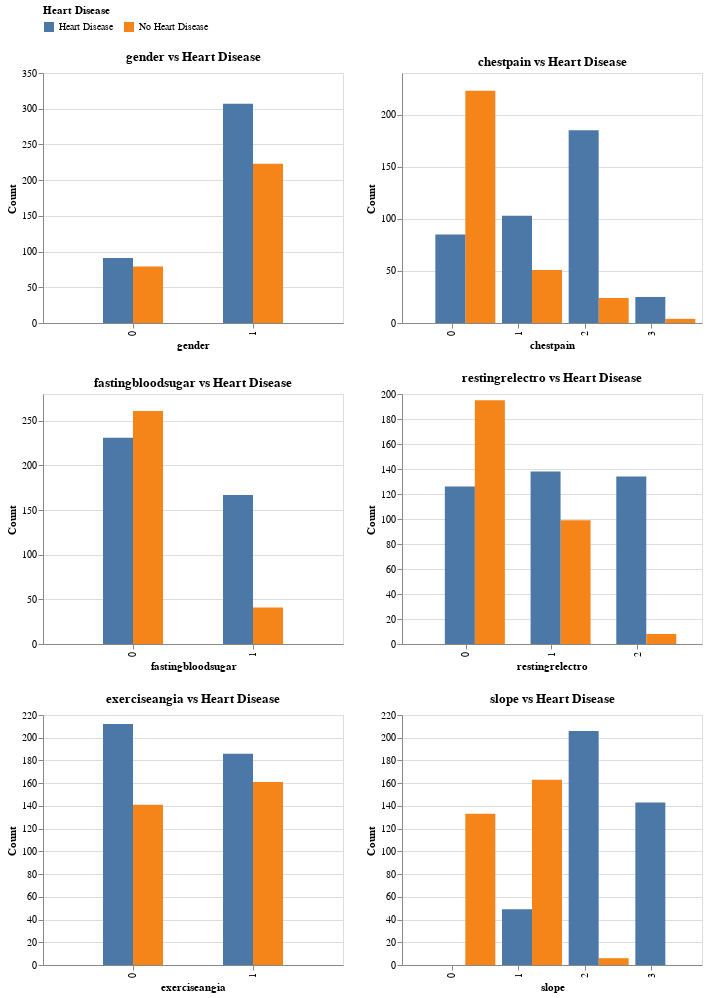

This figure's notebook cell:
### Code cell
# descriptive labels
cat_cols = ['gender','chestpain','fastingbloodsugar','restingrelectro','exerciseangia','slope']
    
train_df['label'] = train_df['target'].map({0: 'No Heart Disease', 1: 'Heart Disease'})

charts = []

# Create grouped bar charts for each categorical feature
for col in cat_cols:
    chart = alt.Chart(train_df).mark_bar(size=30).encode(
        x=alt.X(
            f'{col}:N',
            title=col,
            scale=alt.Scale(paddingInner=0.5, paddingOuter=0.5)
        ),
        xOffset='label:N',           # use descriptive label for grouping
        y=alt.Y('count()', title='Count'),
        color=alt.Color('label:N', title='Heart Disease'),
        tooltip=[alt.Tooltip('count()', title='Count')]
    ).properties(
        title=f'{col} vs Heart Disease',
        width=300,
        height=250
    )
    
    charts.append(chart)

# Arrange 2 charts per row
rows = []
for i in range(0, len(charts), 2):
    row_charts = charts[i:i+2]
    row = alt.hconcat(*row_charts)
    rows.append(row)

# Stack all rows vertically
final_chart = alt.vconcat(*rows).configure_legend(
    orient='top'
)

final_chart

### Figure 1 — Vega-Lite specification as saved in the notebook (floating-point values rounded to 4 significant figures; data arrays with more than 128 entries replaced by an {"elided": "..."} marker saying what was removed)
{"config": {"view": {"continuousWidth": 300, "continuousHeight": 300}, "legend": {"orient": "top"}}, "vconcat": [{"hconcat": [{"mark": {"type": "bar", "size": 30}, "encoding": {"color": {"field": "label", "title": "Heart Disease", "type": "nominal"}, "tooltip": [{"aggregate": "count", "title": "Count", "type": "quantitative"}], "x": {"field": "gender", "scale": {"paddingInner": 0.5, "paddingOuter": 0.5}, "title": "gender", "type": "nominal"}, "xOffset": {"field": "label", "type": "nominal"}, "y": {"aggregate": "count", "title": "Count", "type": "quantitative"}}, "height": 250, "title": "gender vs Heart Disease", "width": 300}, {"mark": {"type": "bar", "size": 30}, "encoding": {"color": {"field": "label", "title": "Heart Disease", "type": "nominal"}, "tooltip": [{"aggregate": "count", "title": "Count", "type": "quantitative"}], "x": {"field": "chestpain", "scale": {"paddingInner": 0.5, "paddingOuter": 0.5}, "title": "chestpain", "type": "nominal"}, "xOffset": {"field": "label", "type": "nominal"}, "y": {"aggregate": "count", "title": "Count", "type": "quantitative"}}, "height": 250, "title": "chestpain vs Heart Disease", "width": 300}]}, {"hconcat": [{"mark": {"type": "bar", "size": 30}, "encoding": {"color": {"field": "label", "title": "Heart Disease", "type": "nominal"}, "tooltip": [{"aggregate": "count", "title": "Count", "type": "quantitative"}], "x": {"field": "fastingbloodsugar", "scale": {"paddingInner": 0.5, "paddingOuter": 0.5}, "title": "fastingbloodsugar", "type": "nominal"}, "xOffset": {"field": "label", "type": "nominal"}, "y": {"aggregate": "count", "title": "Count", "type": "quantitative"}}, "height": 250, "title": "fastingbloodsugar vs Heart Disease", "width": 300}, {"mark": {"type": "bar", "size": 30}, "encoding": {"color": {"field": "label", "title": "Heart Disease", "type": "nominal"}, "tooltip": [{"aggregate": "count", "title": "Count", "type": "quantitative"}], "x": {"field": "restingrelectro", "scale": {"paddingInner": 0.5, "paddingOuter": 0.5}, "title": "restingrelectro", "type": "nominal"}, "xOffset": {"field": "label", "type": "nominal"}, "y": {"aggregate": "count", "title": "Count", "type": "quantitative"}}, "height": 250, "title": "restingrelectro vs Heart Disease", "width": 300}]}, {"hconcat": [{"mark": {"type": "bar", "size": 30}, "encoding": {"color": {"field": "label", "title": "Heart Disease", "type": "nominal"}, "tooltip": [{"aggregate": "count", "title": "Count", "type": "quantitative"}], "x": {"field": "exerciseangia", "scale": {"paddingInner": 0.5, "paddingOuter": 0.5}, "title": "exerciseangia", "type": "nominal"}, "xOffset": {"field": "label", "type": "nominal"}, "y": {"aggregate": "count", "title": "Count", "type": "quantitative"}}, "height": 250, "title": "exerciseangia vs Heart Disease", "width": 300}, {"mark": {"type": "bar", "size": 30}, "encoding": {"color": {"field": "label", "title": "Heart Disease", "type": "nominal"}, "tooltip": [{"aggregate": "count", "title": "Count", "type": "quantitative"}], "x": {"field": "slope", "scale": {"paddingInner": 0.5, "paddingOuter": 0.5}, "title": "slope", "type": "nominal"}, "xOffset": {"field": "label", "type": "nominal"}, "y": {"aggregate": "count", "title": "Count", "type": "quantitative"}}, "height": 250, "title": "slope vs Heart Disease", "width": 300}]}], "data": {"name": "data-9f473251978c4229e10c23eb3174377f"}, "$schema": "https://vega.github.io/schema/vega-lite/v5.20.1.json", "datasets": {"data-9f473251978c4229e10c23eb3174377f": {"elided": "700 records"}}}
